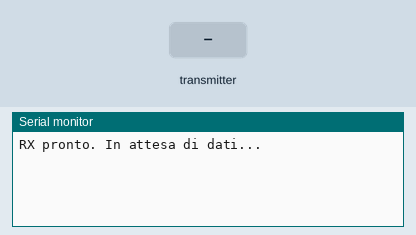
The sketch below on a simulated Arduino Uno, built with avr-gcc and run on an emulated ATmega328P. Parts: the last lines printed to the serial monitor. Inputs (shaded band) come from the test bench. No radio packets arrive unless stated.

Above: at 1.2 s.
1.3 s: the transmitter starts sending battiti = 0
At 1.37 s:
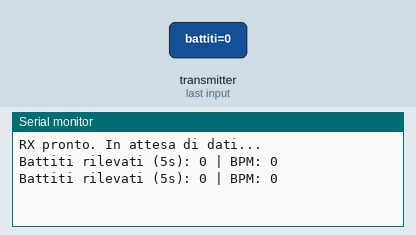
3.2 s: the transmitter starts sending battiti = 25
At 3.27 s:
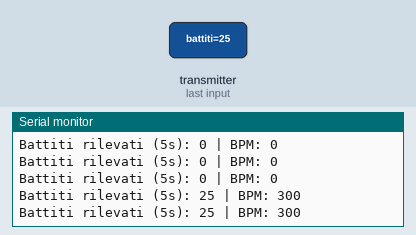

Measured:
- after the input at 1.3 s, the serial monitor: prints a new line at once (image 1)
- after the input at 3.2 s, the serial monitor: prints a new line at once (image 2)

The sketch:

rx.ino
```cpp
#include <SPI.h>
#include "RF24.h"

#define CE_PIN 7
#define CSN_PIN 8
RF24 radio(CE_PIN, CSN_PIN);

uint8_t address[][6] = {"1Node", "2Node"};
bool radioNumber = 0;  // Utilizza "1Node" come indirizzo

void setup() {
  Serial.begin(115200);
  if (!radio.begin()) {
    Serial.println("Errore radio!");
    while (1);
  }

  radio.setPALevel(RF24_PA_LOW);
  radio.openReadingPipe(1, address[!radioNumber]);
  radio.startListening();
  Serial.println("RX pronto. In attesa di dati...");
}

void loop() {
  if (radio.available()) {
    int battiti;
    radio.read(&battiti, sizeof(battiti));
    Serial.print("Battiti rilevati (5s): ");
    Serial.print(battiti);
    Serial.print(" | BPM: ");
    Serial.println(battiti * 12);  // Conversione in battiti/minuto
  }
}
```
